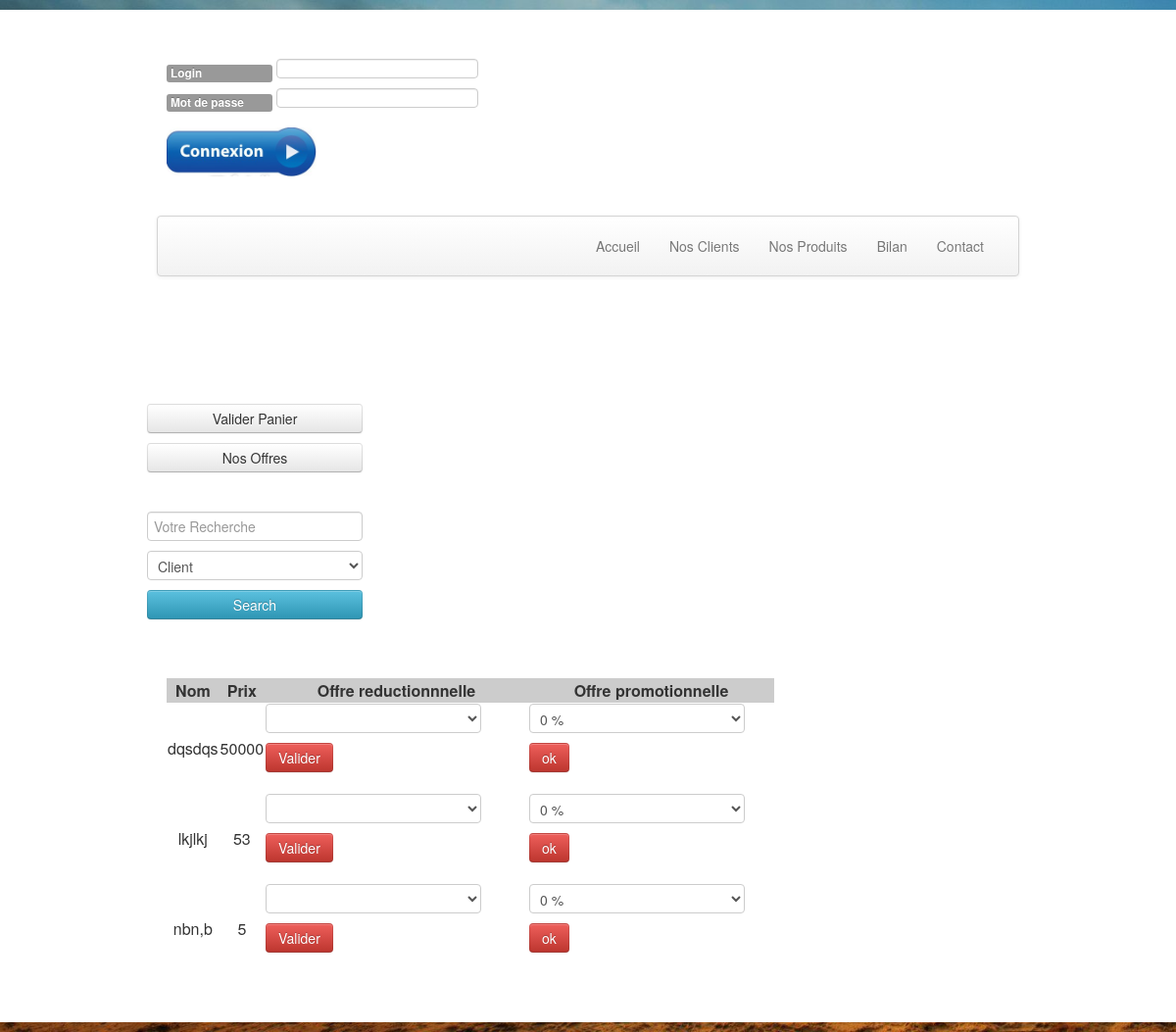
/produit_sansOffre.php, run on the app's committed database.
### tables this page shows
CREATE TABLE IF NOT EXISTS `avoir` (
  `ID_PROD` int(11) NOT NULL,
  `ID_PRIX` int(11) NOT NULL,
  PRIMARY KEY (`ID_PROD`,`ID_PRIX`),
  KEY `AVOIR_FK` (`ID_PROD`),
  KEY `AVOIR6_FK` (`ID_PRIX`)
);

CREATE TABLE IF NOT EXISTS `produit` (
  `ID_PROD` int(11) NOT NULL AUTO_INCREMENT,
  `ID_OFFREREDUC` int(11) DEFAULT NULL,
  `IDOP` int(11) DEFAULT NULL,
  `ID_CATPROD` int(11) NOT NULL,
  `NOM_PROD` varchar(30) NOT NULL,
  `A_REDUCTION` smallint(6) NOT NULL,
  PRIMARY KEY (`ID_PROD`),
  UNIQUE KEY `PRODUIT_PK` (`ID_PROD`),
  KEY `APPARTENIR_FK` (`ID_CATPROD`),
  KEY `ESTPROPOSER2_FK` (`IDOP`),
  KEY `CONCERNER_FK` (`ID_OFFREREDUC`)
);

CREATE TABLE IF NOT EXISTS `prix_produit` (
  `ID_PRIX` int(11) NOT NULL AUTO_INCREMENT,
  `PRIX` float DEFAULT NULL,
  PRIMARY KEY (`ID_PRIX`),
  UNIQUE KEY `PRIX_PRODUIT_PK` (`ID_PRIX`)
);

### produit_sansOffre.php (the view, shortened to what this page needs)
<?php
include("header.php");
$req=mysql_query("SELECT p.id_prod,nom_prod,prix,a.id_prod FROM produit as p
	INNER JOIN avoir as a on p.id_prod=a.id_prod
	INNER JOIN prix_produit as pr on a.id_prix=pr.id_prix
	Where a_reduction=0
	");
	if($req){
		echo"<table class='span8'>
				<tr bgcolor='#CCCCCC'>
				<th align='center'>Nom</th>
				<th align='center'>Prix</th>
				<th align='center'>Offre reductionnnelle</th>
				<th align='center'>Offre promotionnelle</th>
				</tr>";
    		while($l= mysql_fetch_array($req)){
				echo"<tr>
					<td align='center'>".$l['nom_prod']."</td>
					<td align='center'>".$l['prix']."</td>
					";?>
					<td>
					<form method="POST" action="beneficie_OR.php">
					<select name="liste">
</select>
<input type="submit" name="go" value="Valider" class="btn btn-danger">
</form>
					</td>
					<td>
					<form method="POST" action="beneficie_OP.php">
					<select name="liste">
<?php
$sql2='SELECT idOP,pourcentageOP from Offre_promotionnelle';
$list2 = mysql_query($sql2);
while ($data2 = mysql_fetch_array($list2))
     {echo'<option value="'.$data2['idOP'].'">'.$data2['pourcentageOP'].' %</option>';}
?>
</select>
<input type="submit" name="ok" value="ok" class="btn btn-danger">
</form>
					</td>
					<?php
					echo "
				</tr>";
    		}
			echo"</table>";
	}
	else
	{
					 die(mysql_error());
	}
?>

### style.css (style rules this page uses)
html { font-family: 'Roboto', sans-serif; background: url(image/fond.jpg); background-size: cover; background-repeat: no-repeat; }
input { border-radius: 10px; }

### data on the page
avoir: ID_PROD.NOM_PROD "dqsdqs", ID_PRIX.PRIX "50000"
avoir: ID_PROD.NOM_PROD "lkjlkj", ID_PRIX.PRIX "53"
avoir: ID_PROD.NOM_PROD "nbn,b", ID_PRIX.PRIX "5"

### other printed values
form field liste "0 %"
